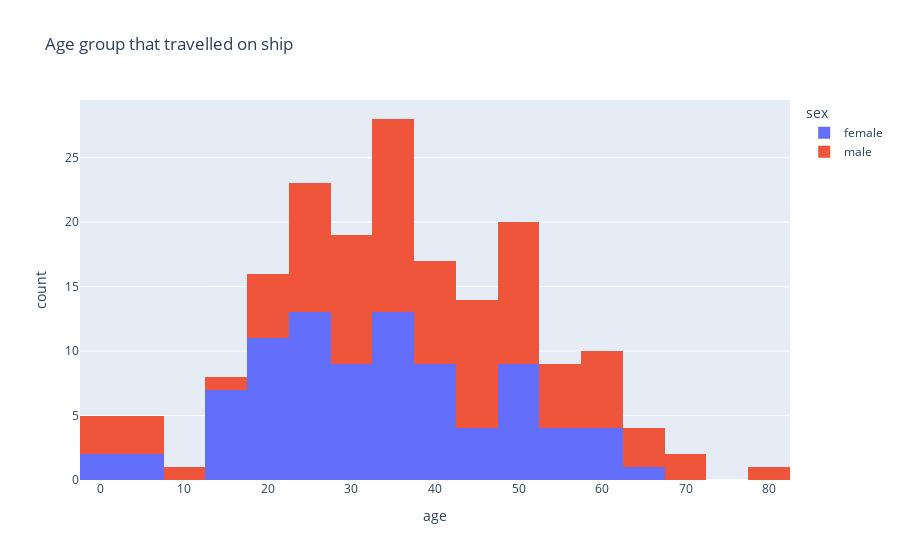

The notebook cell saved with this chart:
### Code cell
fig = px.histogram(titanic,x='age',color='sex',title='Age group that travelled on ship')

fig.show()

### Figure 1 — Plotly figure (JSON) as saved in the notebook; plotly's stock layout.template omitted (floating-point values rounded to 4 significant figures)
{"data": [{"alignmentgroup": "True", "bingroup": "x", "hovertemplate": "sex=female<br>age=%{x}<br>count=%{y}<extra></extra>", "legendgroup": "female", "marker": {"color": "#636efa", "pattern": {"shape": ""}}, "name": "female", "offsetgroup": "female", "orientation": "v", "showlegend": true, "type": "histogram", "x": [38, 35, 4, 58, 49, 29, 23, 32.5, 19, 22, 50, 44, 58, 2, 31, 32, 35, 29, 30, 58, 35, 63, 19, 2, 50, 17, 30, 24, 18, 31, 40, 36, 36, 16, 41, 24, 24, 22, 60, 24, 23, 24, 33, 14, 23, 35, 54, 25, 16, 34, 30, 44, 22, 36, 48, 39, 53, 39, 39, 18, 52, 40, 4, 21, 24, 15, 18, 24, 38, 27, 29, 21, 33, 36, 51, 57, 43, 17, 49, 33, 52, 27, 39, 16, 48, 47, 56, 19], "xaxis": "x", "yaxis": "y"}, {"alignmentgroup": "True", "bingroup": "x", "hovertemplate": "sex=male<br>age=%{x}<br>count=%{y}<extra></extra>", "legendgroup": "male", "marker": {"color": "#EF553B", "pattern": {"shape": ""}}, "name": "male", "offsetgroup": "male", "orientation": "v", "showlegend": true, "type": "histogram", "x": [54, 34, 28, 19, 65, 45, 25, 46, 71, 23, 21, 47, 24, 54, 37, 24, 36.5, 61, 56, 1, 3, 40, 38, 44, 37, 62, 52, 40, 37, 36, 0.92, 45.5, 38, 29, 2, 25, 27, 36, 32, 28, 50, 64, 4, 52, 30, 49, 65, 48, 47, 25, 58, 55, 18, 36, 47, 45, 50, 17, 36, 36, 60, 49, 42, 61, 80, 32, 48, 56, 58, 47, 31, 36, 27, 31, 49, 42, 35, 42, 48, 19, 27, 35, 36, 70, 19, 6, 29, 46, 11, 39, 51, 31, 33, 26], "xaxis": "x", "yaxis": "y"}], "layout": {"barmode": "relative", "legend": {"title": {"text": "sex"}, "tracegroupgap": 0}, "title": {"text": "Age group that travelled on ship"}, "xaxis": {"anchor": "y", "domain": [0, 1], "title": {"text": "age"}}, "yaxis": {"anchor": "x", "domain": [0, 1], "title": {"text": "count"}}}}
